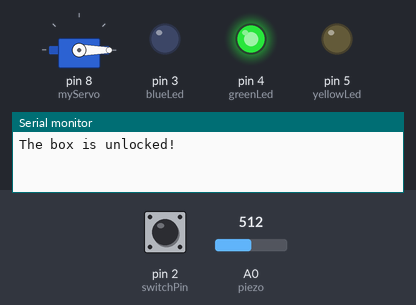
A sketch run on a simulated Arduino Uno, built with avr-gcc and run on an emulated ATmega328P. On the bench: servo, output pins drawn as LEDs (lit = HIGH), the last lines printed to the serial monitor. Inputs (shaded band) come from the test bench; at power-on: pin 2 (switchPin) LOW, A0 (piezo) = 512.

Above: at 1.2 s.
1.3 s: pin 2 (switchPin) pulled HIGH for 0.15 s
At 2.4 s:
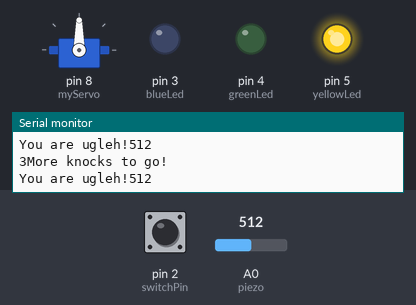
2.9 s: A0 (piezo) set to 983
5.9 s: A0 (piezo) set to 1016
Timing chart, 0 to 8.9 s (numbered marks = the images above; inputs shaded):
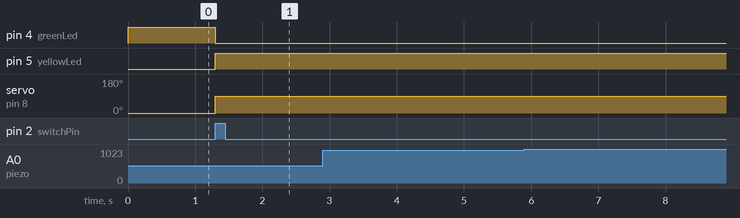

The sketch:

knock_code.ino
```cpp
#include <Servo.h>
Servo myServo;
const int piezo = A0;
const int switchPin = 2;
const int blueLed = 3;
const int greenLed = 4;
const int yellowLed = 5;
int knockVal;
int switchVal;
const int quietKnock = 10;
const int loudKnock = 100;
boolean locked = false;
int numberOfKnocks = 0;
void setup(){
  myServo.attach(8);
  pinMode (blueLed, OUTPUT);
  pinMode (greenLed, OUTPUT);
  pinMode (yellowLed, OUTPUT);
  pinMode(switchPin, INPUT);
  Serial.begin(9600);
  digitalWrite(greenLed, HIGH);
  myServo.write(0);
  Serial.println("The box is unlocked!");
}
void loop(){
  if(locked == false){
    switchVal = digitalRead(switchPin);
    if(switchVal == HIGH){
      locked = true;
      digitalWrite(greenLed,LOW);
      digitalWrite(yellowLed, HIGH);
      myServo.write(90);
      Serial.println("The box is locked!");
      delay(1000);
    }
  }
  if(locked == true){
    knockVal = analogRead(piezo);
    if(numberOfKnocks < 3 && knockVal >0){
      if(checkForKnock(knockVal) == true){
        numberOfKnocks++;
      }
      Serial.print(3-numberOfKnocks);
      Serial.println("More knocks to go!");
    }
    if(numberOfKnocks >= 3){
      locked = false;
      myServo.write(0);
      delay(20);
      digitalWrite(greenLed, HIGH);
      digitalWrite(yellowLed, LOW);
      digitalWrite(blueLed, LOW);
      Serial.println("The box is unlocked!");
    }
  }
}
      boolean checkForKnock(int value){
        if(value > quietKnock && value < loudKnock){
          digitalWrite(blueLed, HIGH);
          delay(50);
          digitalWrite(yellowLed, LOW);
          Serial.print("You Stink!");
          Serial.println(value);
          return true;
        }
        else{
          Serial.print("You are ugleh!");
          Serial.println(value);
          return false;
        }
      }
```

Measured:
- after the input at 1.3 s, pin 4 (greenLed): HIGH → LOW at once; pin 5 (yellowLed): LOW → HIGH at once; servo on pin 8 (myServo): 0° → 90° at once
